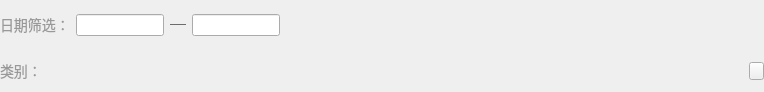
<?xml version="1.0" encoding="UTF-8"?>
<ui version="4.0">
 <class>CheckOrderCategoryWidget</class>
 <widget class="QWidget" name="CheckOrderCategoryWidget">
  <property name="geometry">
   <rect>
    <x>0</x>
    <y>0</y>
    <width>764</width>
    <height>92</height>
   </rect>
  </property>
  <property name="windowTitle">
   <string>Form</string>
  </property>
  <layout class="QVBoxLayout" name="verticalLayout">
   <property name="spacing">
    <number>0</number>
   </property>
   <property name="leftMargin">
    <number>0</number>
   </property>
   <property name="topMargin">
    <number>0</number>
   </property>
   <property name="rightMargin">
    <number>0</number>
   </property>
   <property name="bottomMargin">
    <number>0</number>
   </property>
   <item>
    <widget class="QWidget" name="widget" native="true">
     <property name="minimumSize">
      <size>
       <width>0</width>
       <height>0</height>
      </size>
     </property>
     <property name="maximumSize">
      <size>
       <width>16777215</width>
       <height>16777215</height>
      </size>
     </property>
     <property name="styleSheet">
      <string notr="true"/>
     </property>
     <layout class="QHBoxLayout" name="horizontalLayout_2">
      <property name="spacing">
       <number>6</number>
      </property>
      <property name="leftMargin">
       <number>0</number>
      </property>
      <property name="topMargin">
       <number>0</number>
      </property>
      <property name="rightMargin">
       <number>0</number>
      </property>
      <property name="bottomMargin">
       <number>0</number>
      </property>
      <item>
       <widget class="QLabel" name="label">
        <property name="sizePolicy">
         <sizepolicy hsizetype="Fixed" vsizetype="Preferred">
          <horstretch>0</horstretch>
          <verstretch>0</verstretch>
         </sizepolicy>
        </property>
        <property name="styleSheet">
         <string notr="true">font-size:14px;
color:#999999;</string>
        </property>
        <property name="text">
         <string>日期筛选：</string>
        </property>
       </widget>
      </item>
      <item>
       <widget class="QLineEdit" name="startDateEdit">
        <property name="minimumSize">
         <size>
          <width>88</width>
          <height>0</height>
         </size>
        </property>
        <property name="maximumSize">
         <size>
          <width>88</width>
          <height>16777215</height>
         </size>
        </property>
        <property name="styleSheet">
         <string notr="true">font-size:12px;
color:#999999;</string>
        </property>
        <property name="readOnly">
         <bool>true</bool>
        </property>
       </widget>
      </item>
      <item>
       <widget class="QWidget" name="widget_2" native="true">
        <property name="minimumSize">
         <size>
          <width>16</width>
          <height>1</height>
         </size>
        </property>
        <property name="maximumSize">
         <size>
          <width>16</width>
          <height>1</height>
         </size>
        </property>
        <property name="styleSheet">
         <string notr="true">border: 1px solid #6c6c6c;</string>
        </property>
       </widget>
      </item>
      <item>
       <widget class="QLineEdit" name="endDateEdit">
        <property name="minimumSize">
         <size>
          <width>88</width>
          <height>0</height>
         </size>
        </property>
        <property name="maximumSize">
         <size>
          <width>88</width>
          <height>16777215</height>
         </size>
        </property>
        <property name="styleSheet">
         <string notr="true">font-size:12px;
color:#999999;</string>
        </property>
        <property name="readOnly">
         <bool>true</bool>
        </property>
       </widget>
      </item>
      <item>
       <spacer name="horizontalSpacer">
        <property name="orientation">
         <enum>Qt::Horizontal</enum>
        </property>
        <property name="sizeHint" stdset="0">
         <size>
          <width>40</width>
          <height>20</height>
         </size>
        </property>
       </spacer>
      </item>
      <item>
       <widget class="SearchEdit" name="searchWidget" native="true">
        <property name="minimumSize">
         <size>
          <width>262</width>
          <height>32</height>
         </size>
        </property>
        <property name="maximumSize">
         <size>
          <width>262</width>
          <height>32</height>
         </size>
        </property>
       </widget>
      </item>
     </layout>
    </widget>
   </item>
   <item>
    <widget class="QWidget" name="widget_3" native="true">
     <property name="minimumSize">
      <size>
       <width>0</width>
       <height>42</height>
      </size>
     </property>
     <property name="maximumSize">
      <size>
       <width>16777215</width>
       <height>42</height>
      </size>
     </property>
     <layout class="QHBoxLayout" name="horizontalLayout">
      <property name="spacing">
       <number>0</number>
      </property>
      <property name="leftMargin">
       <number>0</number>
      </property>
      <property name="topMargin">
       <number>0</number>
      </property>
      <property name="rightMargin">
       <number>0</number>
      </property>
      <property name="bottomMargin">
       <number>0</number>
      </property>
      <item>
       <widget class="QLabel" name="label_2">
        <property name="styleSheet">
         <string notr="true">font-size:14px;
color:#999999;</string>
        </property>
        <property name="text">
         <string>类别：</string>
        </property>
       </widget>
      </item>
      <item>
       <widget class="CheckOrderCategoryListView" name="listView">
        <property name="sizePolicy">
         <sizepolicy hsizetype="Expanding" vsizetype="Ignored">
          <horstretch>0</horstretch>
          <verstretch>0</verstretch>
         </sizepolicy>
        </property>
        <property name="styleSheet">
         <string notr="true">QListView{
border:none;
background-color:transparent;
}
</string>
        </property>
       </widget>
      </item>
      <item>
       <widget class="QPushButton" name="nextPageButton">
        <property name="minimumSize">
         <size>
          <width>15</width>
          <height>18</height>
         </size>
        </property>
        <property name="maximumSize">
         <size>
          <width>15</width>
          <height>18</height>
         </size>
        </property>
        <property name="styleSheet">
         <string notr="true">QPushButton{
border-image: url(:/setImage/right.png);
}

QPushButton:pressed{
border-image: url(:/setImage/right_press.png);
}</string>
        </property>
        <property name="text">
         <string/>
        </property>
       </widget>
      </item>
     </layout>
    </widget>
   </item>
  </layout>
 </widget>
 <customwidgets>
  <customwidget>
   <class>SearchEdit</class>
   <extends>QWidget</extends>
   <header>SearchEdit.h</header>
   <container>1</container>
  </customwidget>
  <customwidget>
   <class>CheckOrderCategoryListView</class>
   <extends>QListView</extends>
   <header>CheckOrderCategoryListView.h</header>
  </customwidget>
 </customwidgets>
 <resources/>
 <connections/>
</ui>
